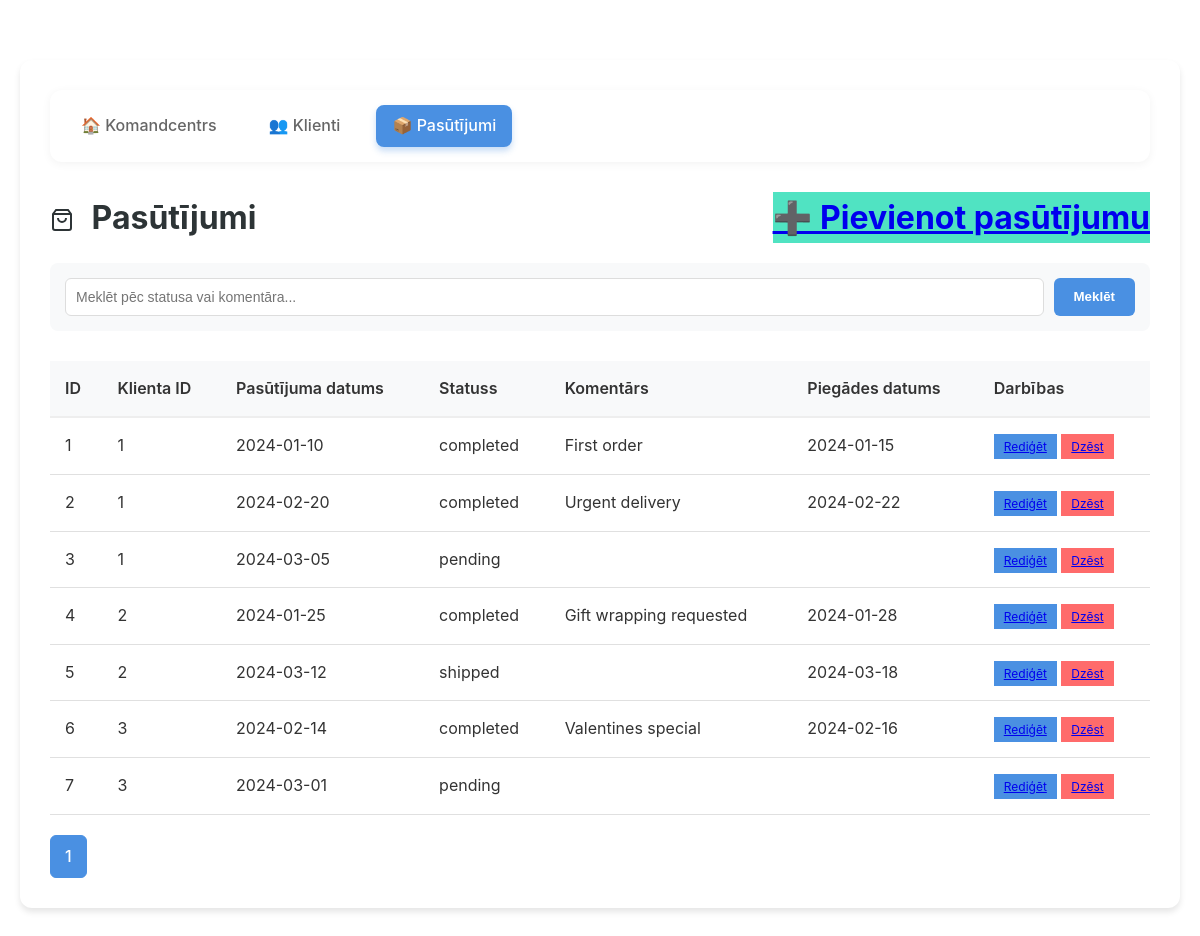
The page /orders on the database its author committed.
### tables this page shows
CREATE TABLE `orders` (
  `id` int NOT NULL AUTO_INCREMENT,
  `customer_id` int NOT NULL,
  `order_date` date NOT NULL,
  `status` varchar(50) NOT NULL DEFAULT 'pending',
  `comment` text,
  `delivery_date` date DEFAULT NULL,
  PRIMARY KEY (`id`),
  KEY `customer_id` (`customer_id`),
  CONSTRAINT `orders_ibfk_1` FOREIGN KEY (`customer_id`) REFERENCES `customers` (`id`) ON DELETE CASCADE ON UPDATE CASCADE
);

### src/Controllers/OrderController.php (called while the page is built, shortened)
<?php
class OrderController
{
    private $orderModel;
    public function __construct()
    {
        $this->orderModel = new Order();
    }
    public function index()
    {
        $limit = 10;
        $page = isset($_GET['page']) ? (int)$_GET['page'] : 1;
        $offset = ($page - 1) * $limit;
        $search = $_GET['search'] ?? null;
        $orders = $this->orderModel->getPaginated($limit, $offset, $search);
        $totalOrders = $this->orderModel->count($search);
        $totalPages = ceil($totalOrders / $limit);
        require __DIR__ . '/../../views/orders.php';
    }
}

### src/DB/DB.php (called while the page is built, shortened)
<?php
class DB
{
    private static $pdo = null;
    public static function connect()
    {
        if (self::$pdo === null) {
            $host = $_ENV['DB_HOST'];
            $db = $_ENV['DB_NAME'];
            $user = $_ENV['DB_USER'];
            $pass = $_ENV['DB_PASS'];
            $charset = $_ENV['DB_CHARSET'];
            $dsn = "mysql:host=$host;dbname=$db;charset=$charset";
            $options = [
                PDO::ATTR_ERRMODE            => PDO::ERRMODE_EXCEPTION,
                PDO::ATTR_DEFAULT_FETCH_MODE => PDO::FETCH_ASSOC,
                PDO::ATTR_EMULATE_PREPARES   => false,
            ];
            try {
                self::$pdo = new PDO($dsn, $user, $pass, $options);
            } catch (PDOException $e) {
                throw new PDOException($e->getMessage(), (int)$e->getCode());
            }
        }
        return self::$pdo;
    }
}

### src/Core/Model.php (called while the page is built, shortened)
<?php
abstract class Model
{
    public function __construct()
    {
        $this->db = DB::connect();
    }
}

### src/Models/Order.php (called while the page is built, shortened)
<?php
class Order extends Model
{
    public function getPaginated($limit, $offset, $search = null)
    {
        $sql = "SELECT * FROM orders";
        $params = [];
        $sql .= " LIMIT ? OFFSET ?";
        $params[] = (int)$limit;
        $params[] = (int)$offset;
        $stmt = $this->db->prepare($sql);
        $stmt->execute($params);
        return $stmt->fetchAll();
    }
    public function count($search = null)
    {
        $sql = "SELECT COUNT(*) FROM orders";
        $params = [];
        $stmt = $this->db->prepare($sql);
        $stmt->execute($params);
        return (int)$stmt->fetchColumn();
    }
}

### views/orders.php (the view)
<?php include 'layout/header.php'; ?>
<h1>
    <svg width="24" height="24" viewBox="0 0 24 24" fill="none" stroke="currentColor" stroke-width="2" style="vertical-align: middle; margin-right: 10px;">
        <path d="M6 2L3 6v14a2 2 0 0 0 2 2h14a2 2 0 0 0 2-2V6l-3-4Z"></path>
        <line x1="3" y1="6" x2="21" y2="6"></line>
        <path d="M16 10a4 4 0 0 1-8 0"></path>
    </svg>
    Pasūtījumi
    <a href="/orders/create" class="btn-action" style="float: right; background: var(--secondary-color);">➕ Pievienot pasūtījumu</a>
</h1>
<form method="GET" action="/orders">
    <input type="text" name="search" value="<?= htmlspecialchars($_GET['search'] ?? '') ?>" placeholder="Meklēt pēc statusa vai komentāra...">
    <button type="submit">Meklēt</button>
</form>
<table>
    <tr>
        <th>ID</th>
        <th>Klienta ID</th>
        <th>Pasūtījuma datums</th>
        <th>Statuss</th>
        <th>Komentārs</th>
        <th>Piegādes datums</th>
        <th>Darbības</th>
    </tr>
    <?php foreach ($orders as $order): ?>
        <tr>
            <td><?= htmlspecialchars($order['id']) ?></td>
            <td><?= htmlspecialchars($order['customer_id']) ?></td>
            <td><?= htmlspecialchars($order['order_date']) ?></td>
            <td><?= htmlspecialchars($order['status']) ?></td>
            <td><?= htmlspecialchars($order['comment']) ?></td>
            <td><?= htmlspecialchars($order['delivery_date']) ?></td>
            <td>
                <a href="/orders/edit?id=<?= htmlspecialchars($order['id']) ?>" class="btn-action" style="padding: 5px 10px; font-size: 12px; background: var(--primary-color);">Rediģēt</a>
                <a href="/orders/delete?id=<?= htmlspecialchars($order['id']) ?>" class="btn-action" style="padding: 5px 10px; font-size: 12px; background: var(--accent-color);" onclick="return confirm('Vai tiešām dzēst?')">Dzēst</a>
            </td>
        </tr>
    <?php endforeach; ?>
</table>
<?php if (isset($totalPages)): ?>
<div class="pagination">
    <?php for ($i = 1; $i <= $totalPages; $i++): ?>
        <a href="?page=<?= $i ?>&search=<?= urlencode($_GET['search'] ?? '') ?>"
           class="<?= $i == $page ? 'active' : '' ?>">
            <?= $i ?>
        </a>
    <?php endfor; ?>
</div>
<?php endif; ?>
<?php include 'layout/footer.php'; ?>

### public/index.php (shortened to what this page needs)
<?php
$orderController = new OrderController();
$requestUri = parse_url($_SERVER['REQUEST_URI'], PHP_URL_PATH);
if (strpos($requestUri, '/orders') === 0) {
    if ($requestUri === '/orders/edit') {
        $orderController->edit();
    } elseif ($requestUri === '/orders/update') {
        $orderController->update();
    } elseif ($requestUri === '/orders/delete') {
        $orderController->delete();
    } elseif ($requestUri === '/orders/create') {
        $orderController->create();
    } elseif ($requestUri === '/orders/store') {
        $orderController->store();
    } else {
        $orderController->index();
    }
    exit;
}
?>
    <?php include __DIR__ . '/../views/layout/nav.php'; ?>

### views/layout/header.php (shortened to what this page needs)
<!DOCTYPE html>
<html lang="lv">
<head>
    <link rel="stylesheet" href="/css/base.css">
    <link rel="stylesheet" href="/css/theme-<?= $theme ?? 'light' ?>.css">
</head>
<body>
<div class="container">
<?php include 'nav.php'; ?>

### views/layout/nav.php (shortened to what this page needs)
<?php
$current = parse_url($_SERVER['REQUEST_URI'], PHP_URL_PATH);
function isActive($path, $current) {
    return $current === $path ? 'active' : '';
}
?>
<nav class="nav-main">
    <a href="/" class="<?= isActive('/', $current) ?>">🏠 Komandcentrs</a>
    <a href="/customers" class="<?= isActive('/customers', $current) ?>">👥 Klienti</a>
    <a href="/orders" class="<?= isActive('/orders', $current) ?>">📦 Pasūtījumi</a>
</nav>

### views/layout/footer.php
</div>
</body>
</html>

### public/css/base.css (style rules this page uses)
:root { --bg-color: #f4f7f6; --text-color: #333; --primary-color: #4a90e2; --secondary-color: #50e3c2; --table-header-bg: #fff; --table-border: #e0e0e0; --accent-color: #ff6b6b; --card-shadow: 0 4px 6px rgba(0,0,0,0.1); }
body { font-family: 'Inter', -apple-system, BlinkMacSystemFont, "Segoe UI", Roboto, sans-serif; background-color: var(--bg-color); color: var(--text-color); line-height: 1.6; margin: 0; padding: 20px; }
.container { max-width: 1100px; margin: 40px auto; background: #fff; padding: 30px; border-radius: 12px; box-shadow: var(--card-shadow); }
h1 { color: #2d3436; margin-bottom: 20px; }
form { display: flex; gap: 10px; margin-bottom: 30px; background: #f8f9fa; padding: 15px; border-radius: 8px; }
input[type="text"] { flex-grow: 1; padding: 10px; border: 1px solid #ddd; border-radius: 6px; font-size: 14px; }
button { padding: 10px 20px; background: var(--primary-color); color: white; border: none; border-radius: 6px; cursor: pointer; font-weight: 600; }
table { width: 100%; border-collapse: separate; border-spacing: 0; margin-top: 10px; }
th { background: #f8f9fa; padding: 15px; border-bottom: 2px solid #eee; text-align: left; font-weight: 600; }
td { padding: 15px; border-bottom: 1px solid var(--table-border); }
.pagination { display: flex; gap: 5px; margin-top: 20px; }
.pagination a { padding: 8px 14px; border: 1px solid #ddd; border-radius: 6px; text-decoration: none; color: var(--primary-color); font-weight: 500; }
.pagination a.active { background: var(--primary-color); color: white; border-color: var(--primary-color); }

### public/css/theme-light.css (style rules this page uses)
:root { --bg-color: #ffffff; --text-color: #333333; }

### views/layout/nav.php (style rules this page uses)
.nav-main { display: flex; gap: 20px; align-items: center; padding: 15px; background: #fff; border-radius: 12px; box-shadow: 0 2px 10px rgba(0,0,0,0.05); margin-bottom: 30px; }
.nav-main a { text-decoration: none; color: #666; padding: 8px 16px; border-radius: 8px; transition: all 0.3s ease; font-weight: 500; }
.nav-main a.active { background: var(--primary-color); color: white; box-shadow: 0 4px 6px rgba(74, 144, 226, 0.3); }

### rows shown on the page
orders: id "1", customer "1", order_date "2024-01-10", status "completed", comment "First order", delivery_date "2024-01-15"
orders: id "2", customer "1", order_date "2024-02-20", status "completed", comment "Urgent delivery", delivery_date "2024-02-22"
orders: id "3", customer "1", order_date "2024-03-05", status "pending"
orders: id "4", customer "2", order_date "2024-01-25", status "completed", comment "Gift wrapping requested", delivery_date "2024-01-28"
orders: id "5", customer "2", order_date "2024-03-12", status "shipped", delivery_date "2024-03-18"
orders: id "6", customer "3", order_date "2024-02-14", status "completed", comment "Valentines special", delivery_date "2024-02-16"
orders: id "7", customer "3", order_date "2024-03-01", status "pending"
